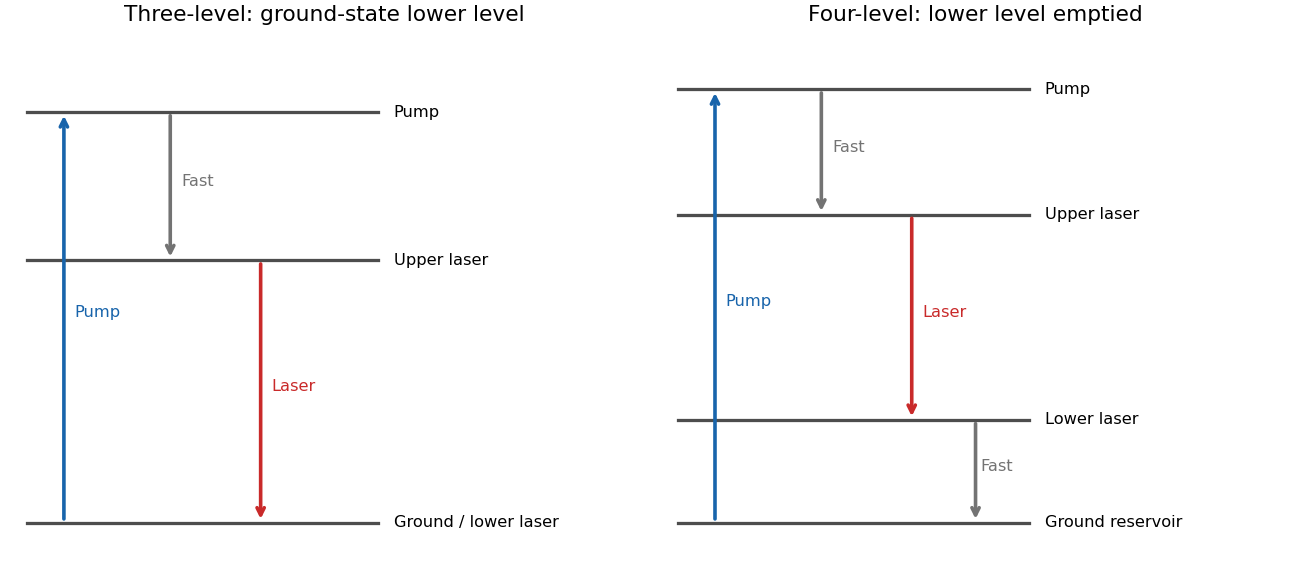

Write Python code to recreate this figure.
"""Original theoretical illustration; Python3.14, numpy and matplotlib."""
from pathlib import Path
import numpy as np
import matplotlib
matplotlib.use('Agg')
import matplotlib.pyplot as plt
plt.rcParams.update({'font.size':10,'axes.spines.top':False,'axes.spines.right':False})

fig,axs=plt.subplots(1,2,figsize=(10,4.5),constrained_layout=True,facecolor='white')
for ax,four in zip(axs,[False,True]):
 levels=[(0,'Ground / lower laser'),(2.3,'Upper laser'),(3.6,'Pump')] if not four else [(0,'Ground reservoir'),(.9,'Lower laser'),(2.7,'Upper laser'),(3.8,'Pump')]
 for y,label in levels:ax.plot([0,3.3],[y,y],color='.3',lw=1.8);ax.text(3.45,y,label,va='center',fontsize=9)
 top=levels[-1][0];upper=levels[-2][0];lower=.9 if four else 0
 for x,y,yy,col,txt in [(.35,0,top,'#1864ab','Pump'),(1.35,top,upper,'.45','Fast'),(2.2,upper,lower,'#c92a2a','Laser')]:
  ax.annotate('',xy=(x,yy),xytext=(x,y),arrowprops={'arrowstyle':'->','color':col,'lw':2});ax.text(x+.1,(y+yy)/2,txt,fontsize=9,color=col)
 if four:ax.annotate('',xy=(2.8,0),xytext=(2.8,.9),arrowprops={'arrowstyle':'->','color':'.45','lw':2});ax.text(2.85,.45,'Fast',fontsize=9,color='.45')
 ax.set(xlim=(-.2,5.8),ylim=(-.5,4.3));ax.axis('off');ax.set_title('Four-level: lower level emptied' if four else 'Three-level: ground-state lower level')

fig.savefig(Path.cwd()/Path(__file__).with_suffix('.png').name,dpi=130,facecolor='white',transparent=False)
plt.close(fig)
